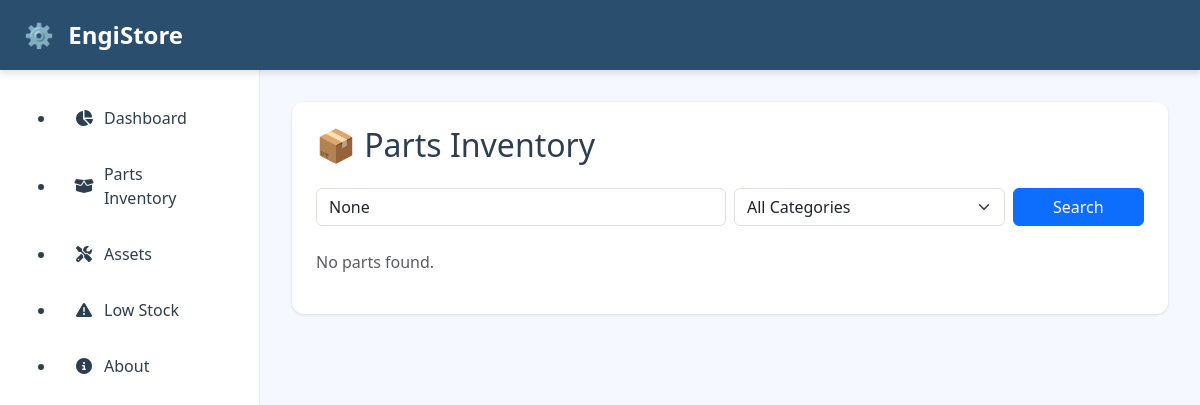
Page /inventory/?low_stock=1 on the earlier database version.
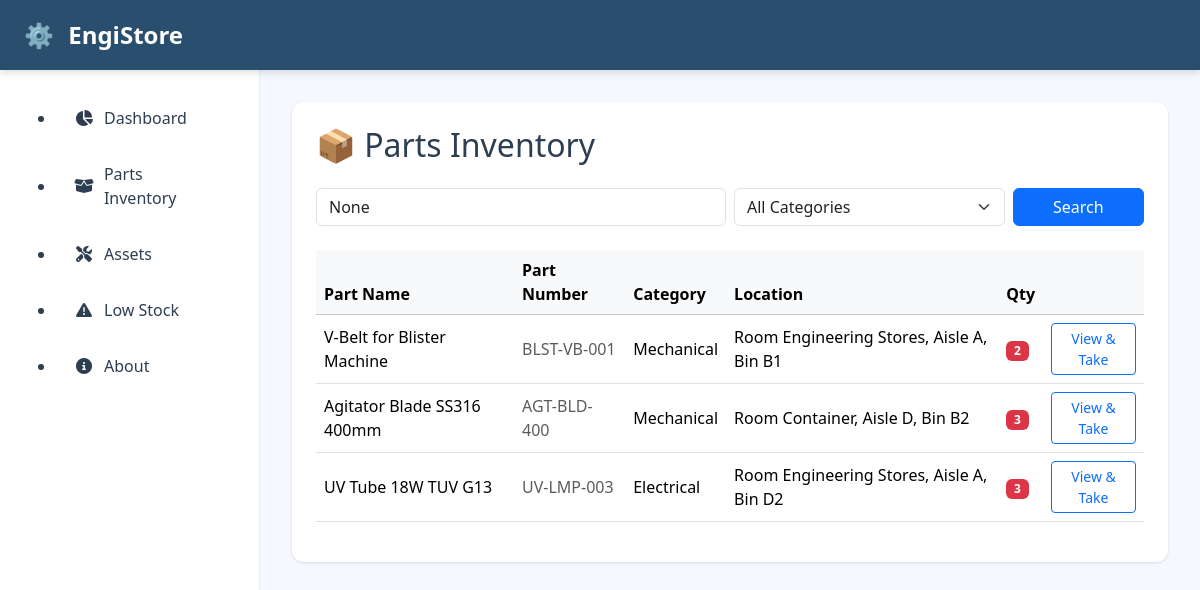
Same page on the later database version.
### inventory/models.py (models this page shows, shortened)
class Part(models.Model):
    name = models.CharField(max_length=200)
    part_number = models.CharField(max_length=100, unique=True)
    category = models.ForeignKey(
        Category,
        on_delete=models.SET_NULL,
        null=True,
        blank=True
    )
    description = models.TextField(blank=True)
    room = models.CharField(max_length=50)
    aisle = models.CharField(max_length=50)
    bin_number = models.CharField(max_length=50)
    quantity = models.PositiveIntegerField(default=0)
    reorder_threshold = models.PositiveIntegerField(default=5)
    date_added = models.DateTimeField(auto_now_add=True)

class Category(models.Model):
    name = models.CharField(max_length=100)

### inventory/views.py (the view)
# urls.py: path('', views.part_list, name='part_list'),
def part_list(request):
    query = request.GET.get('q')
    category_id = request.GET.get('category')
    parts = Part.objects.all()
    categories = Category.objects.all()
    if query:
        parts = parts.filter(
            Q(name__icontains=query) |
            Q(part_number__icontains=query)
        )
    if category_id:
        parts = parts.filter(category_id=category_id)
    if request.GET.get('low_stock') == '1':
        parts = parts.filter(quantity__lte=F('reorder_threshold'))
    return render(request, 'inventory/part_list.html', {
        'parts': parts,
        'categories': categories,
        'selected_category': category_id,
        'query': query,
    })

### engistore/context_processors.py (called while the page is built)
def global_debug(request):
    return {
        'debug': settings.DEBUG,
    }

### templates/inventory/part_list.html (shortened to what this page needs)
{% extends 'base.html' %}
{% load static %}
{% block content %}
<h2 class="mb-4">📦 Parts Inventory</h2>
<form method="get" class="row g-2 mb-4">
  <div class="col-md-6">
    <input type="text" name="q" class="form-control"
           placeholder="Search parts..." value="{{ query }}">
  </div>
  <div class="col-md-4">
    <select name="category" class="form-select">
      <option value="">All Categories</option>
    </select>
  </div>
  <div class="col-md-2">
    <button type="submit" class="btn btn-primary w-100">
      Search
    </button>
  </div>
</form>
{% if parts %}
  <div class="table-responsive">
    <table class="table table-hover align-middle">
      <thead class="table-light">
        <tr>
          <th>Part Name</th>
          <th>Part Number</th>
          <th>Category</th>
          <th>Location</th>
          <th>Qty</th>
          <th></th>
        </tr>
      </thead>
      <tbody>
        {% for part in parts %}
        <tr>
          <td>{{ part.name }}</td>
          <td class="text-muted">{{ part.part_number }}</td>
          <td>{{ part.category.name|default:"—" }}</td>
          <td>
            Room {{ part.room }},
            Aisle {{ part.aisle }},
            Bin {{ part.bin_number }}
          </td>
          <td>
            {% if part.quantity <= part.reorder_threshold %}
              <span class="badge bg-danger">{{ part.quantity }}</span>
            {% else %}
              <span class="badge bg-success">{{ part.quantity }}</span>
            {% endif %}
          </td>
          <td class="text-end">
            <a href="{{ part.id }}/" class="btn btn-sm btn-outline-primary">
              View & Take
            </a>
          </td>
        </tr>
        {% endfor %}
      </tbody>
    </table>
  </div>
{% else %}
  <p class="text-muted">No parts found.</p>
{% endif %}
{% endblock %}

Differences in the rows shown:
added Part: name "V-Belt for Blister Machine", part_number "BLST-VB-001", category.name "Mechanical", room "Engineering Stores", aisle "A", bin_number "B1", quantity "2"
added Part: name "Agitator Blade SS316 400mm", part_number "AGT-BLD-400", category.name "Mechanical", room "Container", aisle "D", bin_number "B2", quantity "3"
added Part: name "UV Tube 18W TUV G13", part_number "UV-LMP-003", category.name "Electrical", room "Engineering Stores", aisle "A", bin_number "D2", quantity "3"
Other differences:
text no longer shown: "No parts found."
text now shown: "Part Name Part Number Category Location Qty"
